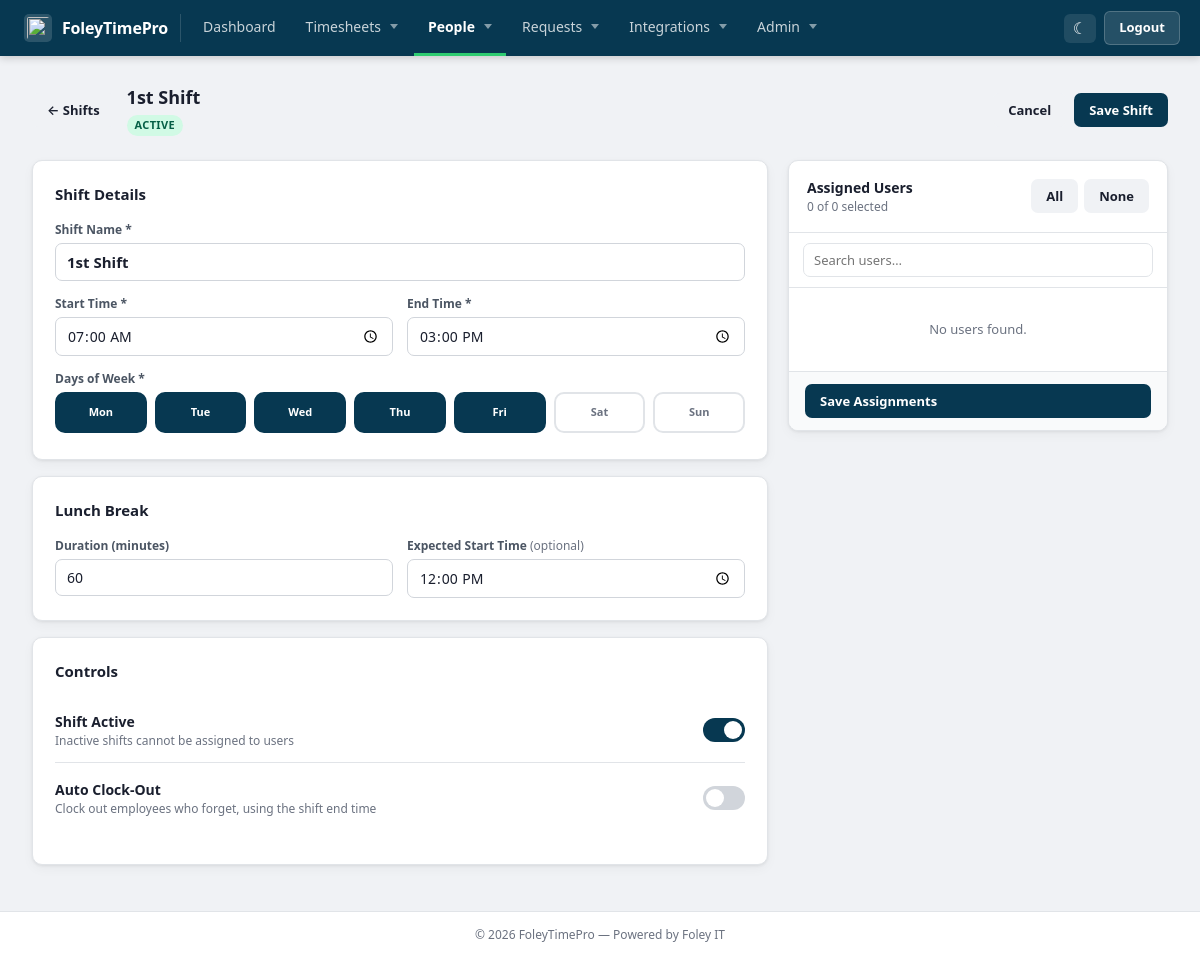
Page /admin/edit_shift.php?id=1 (signed in) on the committed database.
### tables this page shows
CREATE TABLE `branding` (
  `ID` int(11) NOT NULL AUTO_INCREMENT,
  `CompanyName` varchar(255) NOT NULL DEFAULT 'FoleyTimePro',
  `LogoPath` varchar(255) DEFAULT NULL,
  `FaviconPath` varchar(255) DEFAULT NULL,
  `PrimaryColor` varchar(7) DEFAULT '#073851',
  `SecondaryColor` varchar(7) DEFAULT '#2ecc71',
  `AccentColor` varchar(7) DEFAULT '#e74c3c',
  `LoginBackground` varchar(255) DEFAULT NULL,
  `EmailSignature` text DEFAULT NULL,
  `ContactEmail` varchar(255) DEFAULT NULL,
  `ContactPhone` varchar(20) DEFAULT NULL,
  `Address` text DEFAULT NULL,
  `Timezone` varchar(50) DEFAULT 'America/Chicago',
  `DateFormat` varchar(20) DEFAULT 'MM/DD/YYYY',
  `TimeFormat` enum('12h','24h') DEFAULT '12h',
  `CreatedAt` datetime DEFAULT current_timestamp(),
  `UpdatedAt` datetime DEFAULT current_timestamp() ON UPDATE current_timestamp(),
  PRIMARY KEY (`ID`)
);

CREATE TABLE `shifts` (
  `ShiftID` int(11) NOT NULL AUTO_INCREMENT,
  `ShiftName` varchar(100) NOT NULL,
  `StartTime` time NOT NULL,
  `EndTime` time NOT NULL,
  `DaysOfWeek` varchar(50) NOT NULL,
  `LunchDuration` int(11) DEFAULT 0,
  `LunchStartTime` time DEFAULT NULL,
  `IsActive` tinyint(1) DEFAULT 1,
  `GracePeriodMinutes` int(11) NOT NULL DEFAULT 60,
  `AutoClockOut` tinyint(1) NOT NULL DEFAULT 0,
  `CreatedAt` datetime DEFAULT current_timestamp(),
  `UpdatedAt` datetime DEFAULT current_timestamp() ON UPDATE current_timestamp(),
  PRIMARY KEY (`ShiftID`),
  KEY `idx_active` (`IsActive`)
);

### functions/get_branding.php (called while the page is built, shortened)
<?php
function getBranding($conn = null, $forceRefresh = false) {
    $cacheFile = __DIR__ . '/../cache/branding.json';
    $closeConn = false;
    $branding = [
        'CompanyName' => 'FoleyTimePro',
        'LogoPath' => '/images/FoleyTimePro-logo.png',
        'FaviconPath' => '/images/FoleyTimePro-favicon.webp',
        'PrimaryColor' => '#3498db',
        'SecondaryColor' => '#2ecc71',
        'AccentColor' => '#e74c3c',
        'LoginBackground' => null,
        'EmailSignature' => null,
        'ContactEmail' => null,
        'ContactPhone' => null,
        'Address' => null,
        'Timezone' => 'America/Chicago',
        'DateFormat' => 'MM/DD/YYYY',
        'TimeFormat' => '12h'
    ];
    $result = $conn->query("SELECT * FROM branding LIMIT 1");
    if ($result && $result->num_rows > 0) {
        $branding = $result->fetch_assoc();
    }
    return $branding;
}
?>

### admin/edit_shift.php (the view, shortened to what this page needs)
<?php
require_once __DIR__ . '/../auth/db.php';
$shiftId = isset($_GET['id']) ? (int)$_GET['id'] : 0;
$stmt = $conn->prepare("SELECT * FROM shifts WHERE ShiftID = ?");
$stmt->bind_param("i", $shiftId);
$stmt->execute();
$shift = $stmt->get_result()->fetch_assoc();
$selectedDays = json_decode($shift['DaysOfWeek'], true) ?: [];
$assignedStmt = $conn->prepare("SELECT UserID FROM user_shifts WHERE ShiftID=?");
$assignedStmt->bind_param("i", $shiftId);
$assignedStmt->execute();
$assignedUserIds = array_column($assignedStmt->get_result()->fetch_all(MYSQLI_ASSOC), 'UserID');
$assignedUsers = count($assignedUserIds);
$allUsersResult = $conn->query("SELECT ID, FirstName, LastName, Office, ClockStatus FROM users ORDER BY LastName, FirstName");
$allUsers = $allUsersResult ? $allUsersResult->fetch_all(MYSQLI_ASSOC) : [];
include 'includes/header.php';
?>
<div class="page-header">
  <div style="display:flex;align-items:center;gap:12px">
    <a href="manage_shifts.php" class="btn btn-secondary btn-sm">&#8592; Shifts</a>
    <div>
      <h1 style="margin:0;font-size:18px"><?= htmlspecialchars($shift['ShiftName']) ?></h1>
      <div style="display:flex;gap:6px;align-items:center;margin-top:4px">
        <span class="badge <?= $shift['IsActive'] ? 'badge-approved' : 'badge-rejected' ?>">
          <?= $shift['IsActive'] ? 'Active' : 'Inactive' ?>
        </span>
      </div>
    </div>
  </div>
  <div style="display:flex;gap:8px">
    <a href="manage_shifts.php" class="btn btn-secondary">Cancel</a>
    <button type="submit" form="shiftForm" class="btn btn-primary">Save Shift</button>
  </div>
</div>
<div style="display:grid;grid-template-columns:1fr 380px;gap:20px;align-items:start">
  <div>
    <form method="POST" id="shiftForm">
      <div class="card" style="margin-bottom:16px">
        <h2>Shift Details</h2>
        <div class="form-group">
          <label>Shift Name *</label>
          <input type="text" name="shift_name" required
                 value="<?= htmlspecialchars($shift['ShiftName']) ?>"
                 placeholder="e.g. Morning Shift, 1st Shift"
                 style="font-size:15px;font-weight:600">
        </div>
        <div style="display:grid;grid-template-columns:1fr 1fr;gap:14px">
          <div class="form-group">
            <label>Start Time *</label>
            <input type="time" name="start_time" required value="<?= htmlspecialchars($shift['StartTime']) ?>">
          </div>
          <div class="form-group">
            <label>End Time *</label>
            <input type="time" name="end_time" required value="<?= htmlspecialchars($shift['EndTime']) ?>">
          </div>
        </div>
        <div class="form-group" style="margin-bottom:0">
          <label>Days of Week *</label>
          <div style="display:flex;gap:8px;margin-top:2px">
            <?php
            $dayDefs = [
              'Mon'=>'Mon','Tue'=>'Tue','Wed'=>'Wed',
              'Thu'=>'Thu','Fri'=>'Fri','Sat'=>'Sat','Sun'=>'Sun'
            ];
            foreach ($dayDefs as $key => $label):
              $checked = in_array($key, $selectedDays);
            ?>
            <label id="dl_<?= $key ?>"
                   style="flex:1;display:flex;flex-direction:column;align-items:center;justify-content:center;gap:3px;
                          cursor:pointer;padding:10px 4px;border-radius:10px;
                          border:2px solid <?= $checked?'#073851':'#e1e4e8' ?>;
                          background:<?= $checked?'#073851':'#fff' ?>;
                          color:<?= $checked?'#fff':'#6b7280' ?>;
                          font-size:11px;font-weight:700;transition:all .15s;user-select:none">
              <?= $label ?>
            </label>
            <?php endforeach; ?>
          </div>
        </div>
      </div>
      <div class="card" style="margin-bottom:16px">
        <h2>Lunch Break</h2>
        <div style="display:grid;grid-template-columns:1fr 1fr;gap:14px">
          <div class="form-group" style="margin-bottom:0">
            <label>Duration (minutes)</label>
            <input type="number" name="lunch_duration" min="0" max="120" step="15"
                   value="<?= (int)$shift['LunchDuration'] ?>" placeholder="0 = no lunch">
          </div>
          <div class="form-group" style="margin-bottom:0">
            <label>Expected Start Time <span style="font-weight:400;color:var(--text-muted)">(optional)</span></label>
            <input type="time" name="lunch_start_time"
                   value="<?= htmlspecialchars($shift['LunchStartTime'] ?? '') ?>">
          </div>
        </div>
      </div>
      <div class="card">
        <h2>Controls</h2>
        <div style="display:flex;justify-content:space-between;align-items:center;padding:12px 0;border-bottom:1px solid var(--border)">
          <div>
            <div style="font-size:14px;font-weight:600">Shift Active</div>
            <div style="font-size:12px;color:var(--text-muted)">Inactive shifts cannot be assigned to users</div>
          </div>
          <label class="switch">
            <span class="slider"></span>
          </label>
        </div>
        <div style="padding:16px 0 12px">
          <div style="display:flex;justify-content:space-between;align-items:center;margin-bottom:12px">
            <div>
              <div style="font-size:14px;font-weight:600">Auto Clock-Out</div>
              <div style="font-size:12px;color:var(--text-muted)">Clock out employees who forget, using the shift end time</div>
            </div>
            <label class="switch">
              <span class="slider"></span>
            </label>
          </div>
        </div>
      </div>
    </form>
  </div>
  <div>
    <form method="POST" id="assignForm">
      <div class="card" style="padding:0;overflow:hidden">
        <div style="padding:16px 18px;border-bottom:1px solid var(--border);display:flex;justify-content:space-between;align-items:center">
          <div>
            <div style="font-size:14px;font-weight:700">Assigned Users</div>
            <div style="font-size:12px;color:var(--text-muted)" id="assignCount">
              <?= $assignedUsers ?> of <?= count($allUsers) ?> selected
            </div>
          </div>
          <div style="display:flex;gap:6px">
            <button type="button" class="btn btn-secondary btn-sm" onclick="selectAll(true)">All</button>
            <button type="button" class="btn btn-secondary btn-sm" onclick="selectAll(false)">None</button>
          </div>
        </div>
        <div style="padding:10px 14px;border-bottom:1px solid var(--border)">
          <input type="text" id="userSearch" placeholder="Search users…"
                 oninput="filterUsers(this.value)"
                 style="width:100%;padding:7px 10px;border:1.5px solid var(--border);border-radius:7px;font-size:13px;font-family:inherit;outline:none"
                 class="no-reset">
        </div>
        <div style="max-height:520px;overflow-y:auto" id="userList">
          <?php if (empty($allUsers)): ?>
          <div style="padding:32px;text-align:center;color:var(--text-muted);font-size:13px">No users found.</div>
          <?php endif; ?>
        </div>
        <div style="padding:12px 16px;border-top:1px solid var(--border);background:#f9fafb">
          <button type="submit" class="btn btn-primary" style="width:100%">Save Assignments</button>
        </div>
      </div>
    </form>
  </div>
</div>
<?php include 'includes/footer.php'; ?>

### admin/includes/header.php (shortened to what this page needs)
<?php
if (!function_exists('getBranding')) {
    require_once __DIR__ . '/../../functions/get_branding.php';
}
$branding    = getBranding($conn);
$adminTheme  = $_COOKIE['admin_theme'] ?? 'light';
$cur         = basename($_SERVER['PHP_SELF']);
$pendingEdits = (int)($conn->query("SELECT COUNT(*) c FROM pending_edits WHERE Status='Pending'")->fetch_assoc()['c'] ?? 0);
$pendingTO    = (int)($conn->query("SELECT COUNT(*) c FROM time_off_requests WHERE Status='Pending'")->fetch_assoc()['c'] ?? 0);
function navLink(string $href, string $label, array $matches, int $badge = 0): string {
    global $cur;
    $active = in_array($cur, $matches) ? ' active' : '';
    $b = $badge > 0 ? '<span class="anb">'.$badge.'</span>' : '';
    return '<a href="'.$href.'" class="'.$active.'">'.$label.$b.'</a>';
}
?>
<!DOCTYPE html>
<html lang="en" data-theme="<?= htmlspecialchars($adminTheme) ?>">
<head>
<link rel="stylesheet" href="../css/admin-layout.css">
</head>
<body>
<div class="a-wrap">
  <header class="a-nav">
    <div class="a-nav-left">
      <a href="dashboard.php" class="a-brand">
        <img src="<?= htmlspecialchars($branding['LogoPath']) ?>" alt="" class="a-brand-logo">
        <span><?= htmlspecialchars($branding['CompanyName']) ?></span>
      </a>
    </div>
    <nav class="a-nav-links" id="navLinks">
      <?= navLink('dashboard.php',       'Dashboard',    ['dashboard.php']) ?>
      <div class="a-dropdown">
        <button class="a-dropbtn<?= in_array($cur,['view_punches.php','summary.php','attendance.php']) ? ' active' : '' ?>">Timesheets</button>
      </div>
      <div class="a-dropdown">
        <button class="a-dropbtn<?= in_array($cur,['manage_users.php','add_user.php','edit_user.php','archived_users.php','manage_shifts.php','add_shift.php','edit_shift.php','manage_offices.php']) ? ' active' : '' ?>">People</button>
      </div>
      <div class="a-dropdown">
        <button class="a-dropbtn<?= in_array($cur,['time_off_requests.php','edits_timesheet.php']) ? ' active' : '' ?>">
          Requests<?php if ($pendingTO + $pendingEdits > 0): ?><span class="anb"><?= $pendingTO + $pendingEdits ?></span><?php endif; ?>
        </button>
      </div>
      <div class="a-dropdown">
        <button class="a-dropbtn<?= in_array($cur,['geofences.php','quickbooks.php']) ? ' active' : '' ?>">Integrations</button>
      </div>
      <div class="a-dropdown">
        <button class="a-dropbtn<?= in_array($cur,['reports.php','manage_admins.php','add_admin.php','edit_admin.php','settings.php','enable_2fa.php']) ? ' active' : '' ?>">Admin</button>
      </div>
    </nav>
    <div class="a-nav-right">
      <button class="a-theme-btn" id="themeBtn" title="Toggle dark mode">
        <span id="themeIcon"><?= $adminTheme === 'dark' ? '&#9728;' : '&#9790;' ?></span>
      </button>
      <a href="../logout.php" class="a-logout-btn">Logout</a>
    </div>
  </header>
  <main class="a-main">
    <div class="a-content">

### admin/includes/footer.php (shortened to what this page needs)
    </div>
  </main>
</div>
<footer class="a-footer">
  &copy; <?= date('Y') ?> <?= htmlspecialchars($branding['CompanyName']) ?> &mdash; Powered by Foley IT
</footer>
</body>
</html>

### rows in the picture
branding: CompanyName "FoleyTimePro"
shifts: ShiftName "1st Shift", shift_name "1st Shift", start_time "07:00:00", end_time "15:00:00", lunch_duration "60", lunch_start_time "12:00:00"

### other values in the picture
$label "Dashboard"
$label "Mon"
$label "Tue"
$label "Wed"
$label "Thu"
$label "Fri"
$label "Sat"
$label "Sun"
$assignedUsers "0"
count($allUsers) "0"
